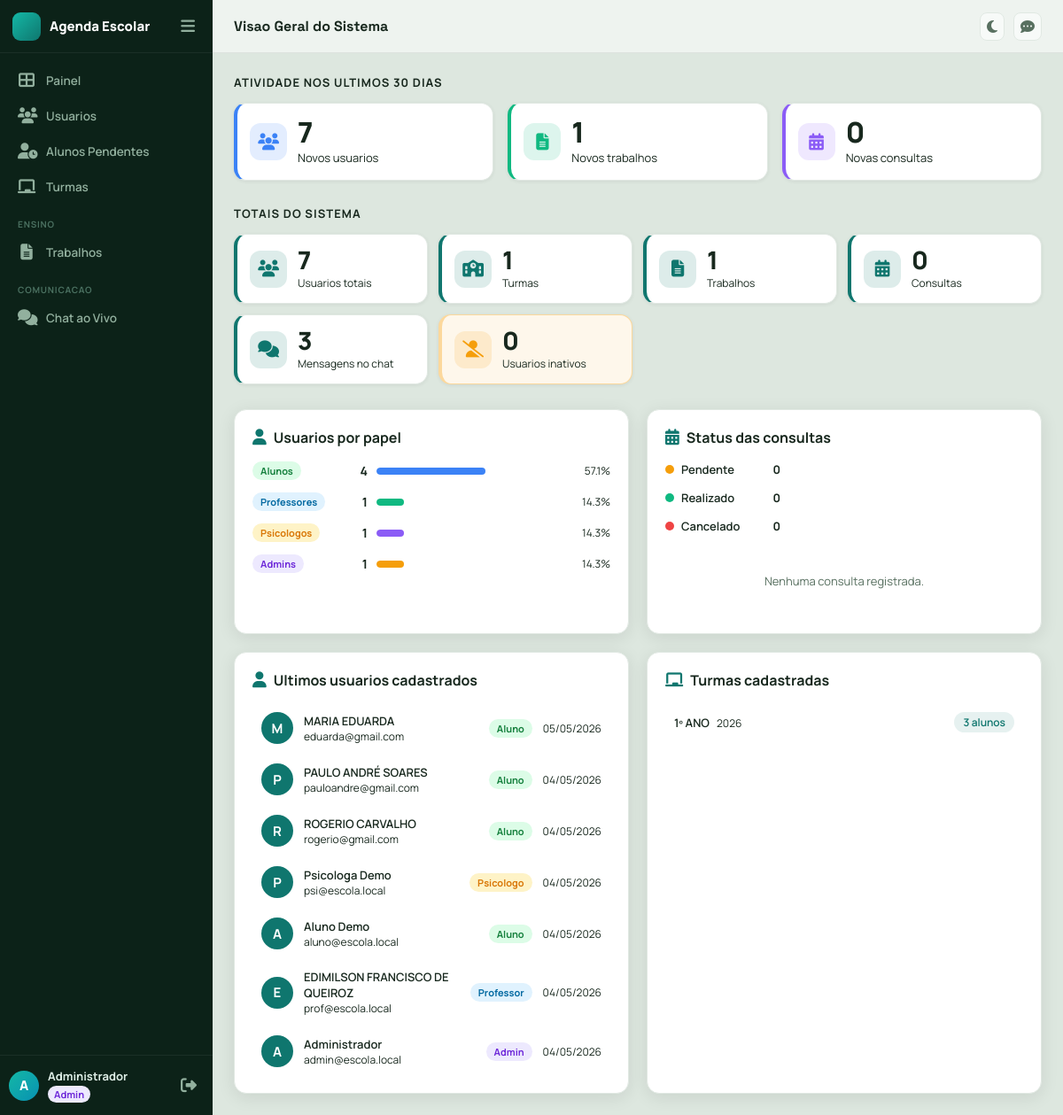
Page /admin/estatisticas (signed in) on the committed database.
### app/models.py (models this page shows, shortened)
class TimestampMixin:
    created_at = db.Column(db.DateTime, default=datetime.utcnow, nullable=False)
    updated_at = db.Column(db.DateTime, default=datetime.utcnow, onupdate=datetime.utcnow, nullable=False)

class User(TimestampMixin, UserMixin, db.Model):
    __tablename__ = "users"
    id = db.Column(db.Integer, primary_key=True)
    full_name = db.Column(db.String(120), nullable=False)
    email = db.Column(db.String(120), unique=True, nullable=False, index=True)
    password_hash = db.Column(db.String(255), nullable=False)
    role = db.Column(db.String(20), nullable=False, index=True)
    is_active_user = db.Column(db.Boolean, default=True, nullable=False)
    is_approved = db.Column(db.Boolean, default=True, nullable=False)  # Para alunos auto-registrados
    can_chat = db.Column(db.Boolean, default=True, nullable=False)
    avatar = db.Column(db.String(255), nullable=True)
    crp_number = db.Column(db.String(30), nullable=True)
    phone = db.Column(db.String(20), nullable=False, default="")
    classroom_id = db.Column(db.Integer, db.ForeignKey("classrooms.id"), nullable=True)
    classroom = db.relationship("Classroom", back_populates="students")
    teaching_classrooms = db.relationship(
        "Classroom",
        secondary=teacher_classrooms,
        lazy=True,
        backref="teachers"
    )
    assignments_created = db.relationship("Assignment", back_populates="teacher", lazy=True)
    availabilities = db.relationship(
        "PsychologistAvailability",
        back_populates="psychologist",
        lazy=True,
        cascade="all, delete-orphan",
    )

class Classroom(TimestampMixin, db.Model):
    __tablename__ = "classrooms"
    id = db.Column(db.Integer, primary_key=True)
    name = db.Column(db.String(50), nullable=False)
    number = db.Column(db.String(20), nullable=True)
    school_year = db.Column(db.Integer, nullable=False)
    students = db.relationship("User", back_populates="classroom", lazy=True)
    assignments = db.relationship("Assignment", back_populates="classroom", lazy=True)

### app/core/routes.py (the view)
@core_bp.get("/admin/estatisticas")
@login_required
@roles_required("admin")
def admin_stats():
    from ..models import ChatMessage
    total_users = User.query.count()
    total_admins = User.query.filter_by(role="admin").count()
    total_professores = User.query.filter_by(role="professor").count()
    total_alunos = User.query.filter_by(role="aluno").count()
    total_psicologos = User.query.filter_by(role="psicologo").count()
    total_inativos = User.query.filter_by(is_active_user=False).count()
    total_assignments = Assignment.query.count()
    total_classrooms = Classroom.query.count()
    total_appointments = Appointment.query.count()
    total_messages = ChatMessage.query.count()
    appointments_pendentes = Appointment.query.filter_by(status="pendente").count()
    appointments_realizados = Appointment.query.filter_by(status="realizado").count()
    appointments_cancelados = Appointment.query.filter_by(status="cancelado").count()
    cutoff = datetime.utcnow() - timedelta(days=30)
    novos_usuarios = User.query.filter(User.created_at >= cutoff).count()
    novos_trabalhos = Assignment.query.filter(Assignment.created_at >= cutoff).count()
    novas_consultas = Appointment.query.filter(Appointment.created_at >= cutoff).count()
    recent_users = (
        User.query.order_by(User.created_at.desc()).limit(8).all()
    )
    classrooms = (
        Classroom.query.order_by(Classroom.name.asc()).all()
    )
    return render_template(
        "admin/stats.html",
        total_users=total_users,
        total_admins=total_admins,
        total_professores=total_professores,
        total_alunos=total_alunos,
        total_psicologos=total_psicologos,
        total_inativos=total_inativos,
        total_assignments=total_assignments,
        total_classrooms=total_classrooms,
        total_appointments=total_appointments,
        total_messages=total_messages,
        appointments_pendentes=appointments_pendentes,
        appointments_realizados=appointments_realizados,
        appointments_cancelados=appointments_cancelados,
        novos_usuarios=novos_usuarios,
        novos_trabalhos=novos_trabalhos,
        novas_consultas=novas_consultas,
        recent_users=recent_users,
        classrooms=classrooms,
    )

### app/__init__.py (called while the page is built)
@login_manager.user_loader
def load_user(user_id):
    return db.session.get(User, int(user_id))

### app/security.py (called while the page is built)
def roles_required(*roles):
    def decorator(view_func):
        @wraps(view_func)
        def wrapped(*args, **kwargs):
            if not current_user.is_authenticated:
                abort(401)
            if current_user.role not in roles:
                abort(403)
            return view_func(*args, **kwargs)
        return wrapped
    return decorator

### app/templates/admin/stats.html (shortened to what this page needs)
{% extends "base.html" %}
{% block page_title %}Visao Geral do Sistema{% endblock %}
{% block content %}
<div class="stats-page">
  <div class="stats-section reveal">
    <div class="stats-section-title">Atividade nos ultimos 30 dias</div>
    <div class="stats-kpi-grid">
      <div class="kpi-card kpi-blue">
        <div class="kpi-icon">
          <i class="fa-solid fa-users"></i>
        </div>
        <div class="kpi-body">
          <div class="kpi-value">{{ novos_usuarios }}</div>
          <div class="kpi-label">Novos usuarios</div>
        </div>
      </div>
      <div class="kpi-card kpi-green">
        <div class="kpi-icon">
          <i class="fa-solid fa-file-lines"></i>
        </div>
        <div class="kpi-body">
          <div class="kpi-value">{{ novos_trabalhos }}</div>
          <div class="kpi-label">Novos trabalhos</div>
        </div>
      </div>
      <div class="kpi-card kpi-purple">
        <div class="kpi-icon">
          <i class="fa-solid fa-calendar-days"></i>
        </div>
        <div class="kpi-body">
          <div class="kpi-value">{{ novas_consultas }}</div>
          <div class="kpi-label">Novas consultas</div>
        </div>
      </div>
    </div>
  </div>
  <div class="stats-section reveal delay-1">
    <div class="stats-section-title">Totais do sistema</div>
    <div class="stats-totals-grid">
      <div class="total-card">
        <div class="total-icon"><i class="fa-solid fa-users"></i></div>
        <div class="total-body">
          <div class="total-value">{{ total_users }}</div>
          <div class="total-label">Usuarios totais</div>
        </div>
      </div>
      <div class="total-card">
        <div class="total-icon"><i class="fa-solid fa-school"></i></div>
        <div class="total-body">
          <div class="total-value">{{ total_classrooms }}</div>
          <div class="total-label">Turmas</div>
        </div>
      </div>
      <div class="total-card">
        <div class="total-icon"><i class="fa-solid fa-file-lines"></i></div>
        <div class="total-body">
          <div class="total-value">{{ total_assignments }}</div>
          <div class="total-label">Trabalhos</div>
        </div>
      </div>
      <div class="total-card">
        <div class="total-icon"><i class="fa-solid fa-calendar-days"></i></div>
        <div class="total-body">
          <div class="total-value">{{ total_appointments }}</div>
          <div class="total-label">Consultas</div>
        </div>
      </div>
      <div class="total-card">
        <div class="total-icon"><i class="fa-solid fa-comments"></i></div>
        <div class="total-body">
          <div class="total-value">{{ total_messages }}</div>
          <div class="total-label">Mensagens no chat</div>
        </div>
      </div>
      <div class="total-card total-card--warning">
        <div class="total-icon"><i class="fa-solid fa-user-slash"></i></div>
        <div class="total-body">
          <div class="total-value">{{ total_inativos }}</div>
          <div class="total-label">Usuarios inativos</div>
        </div>
      </div>
    </div>
  </div>
  <div class="stats-main-grid reveal delay-2">
    <div class="stats-side-by-side">
    <div class="panel">
      <div class="panel-title">
        <i class="fa-solid fa-user"></i>
        Usuarios por papel
      </div>
      <div class="role-chart">
        {% set roles = [
          ('Alunos',      total_alunos,      'aluno',     '#3b82f6'),
          ('Professores', total_professores, 'professor', '#10b981'),
          ('Psicologos',  total_psicologos,  'psicologo', '#8b5cf6'),
          ('Admins',      total_admins,      'admin',     '#f59e0b'),
        ] %}
        {% for label, count, role, color in roles %}
        <div class="role-row">
          <div class="role-row-head">
            <span class="badge-role badge-{{ role }}">{{ label }}</span>
            <span class="role-count">{{ count }}</span>
          </div>
          <div class="role-bar-track">
            <div class="role-bar-fill"
                 style="width: {{ ((count / total_users * 100) if total_users > 0 else 0)|round(1) }}%; background: {{ color }};"></div>
          </div>
          <span class="role-pct">{{ ((count / total_users * 100) if total_users > 0 else 0)|round(1) }}%</span>
        </div>
        {% endfor %}
      </div>
    </div>
    <div class="panel">
      <div class="panel-title">
        <i class="fa-solid fa-calendar-days"></i>
        Status das consultas
      </div>
      <div class="status-chart">
        {% set statuses = [
          ('Pendente',   appointments_pendentes,  'pendente',  '#f59e0b'),
          ('Realizado',  appointments_realizados, 'realizado', '#10b981'),
          ('Cancelado',  appointments_cancelados, 'cancelado', '#ef4444'),
        ] %}
        {% for label, count, status, color in statuses %}
        <div class="status-row">
          <div class="status-info">
            <span class="status-dot" style="background:{{ color }};"></span>
            <span class="status-label">{{ label }}</span>
            <span class="status-count">{{ count }}</span>
          </div>
          <div class="role-bar-track">
          </div>
        </div>
        {% endfor %}
        {% if total_appointments == 0 %}
        <div class="empty-state">Nenhuma consulta registrada.</div>
        {% endif %}
      </div>
    </div>
    </div>
    <div class="stats-side-by-side">
    <div class="panel">
      <div class="panel-title">
        <i class="fa-solid fa-user"></i>
        Ultimos usuarios cadastrados
      </div>
      <div class="recent-users-list">
        {% for user in recent_users %}
        <div class="recent-user-row">
          <div class="recent-user-avatar">{{ user.full_name[0]|upper }}</div>
          <div class="recent-user-info">
            <span class="recent-user-name">{{ user.full_name }}</span>
            <span class="recent-user-email">{{ user.email }}</span>
          </div>
          <span class="badge-role badge-{{ user.role }}">{{ user.role|capitalize }}</span>
          <span class="recent-user-date">{{ user.created_at.strftime('%d/%m/%Y') }}</span>
        </div>
        {% else %}
        <div class="empty-state">Nenhum usuario encontrado.</div>
        {% endfor %}
      </div>
    </div>
    <div class="panel">
      <div class="panel-title">
        <i class="fa-solid fa-chalkboard"></i>
        Turmas cadastradas
      </div>
      <div class="classrooms-list">
        {% for c in classrooms %}
        <div class="classroom-row">
          <div class="classroom-info">
            <span class="classroom-name">{{ c.name }}</span>
            <span class="classroom-year">{{ c.school_year }}</span>
          </div>
          <span class="classroom-count">{{ c.students|length }} aluno{{ 's' if c.students|length != 1 else '' }}</span>
        </div>
        {% else %}
        <div class="empty-state">Nenhuma turma cadastrada.</div>
        {% endfor %}
      </div>
    </div>
    </div>
  </div>
</div>
{% endblock %}

### app/templates/base.html (shortened to what this page needs)
<!doctype html>
<html lang="pt-BR" data-theme="light">
<head>
  <link rel="stylesheet" href="{{ url_for('static', filename='css/styles.css') }}">
  <link rel="stylesheet" href="https://cdnjs.cloudflare.com/ajax/libs/font-awesome/6.7.2/css/all.min.css">
</head>
<body>
{% if current_user.is_authenticated %}
<aside class="sidebar" id="sidebar">
  <div class="sidebar-header">
    <div class="brand">
      <span class="brand-mark"></span>
      <span class="brand-name">Agenda Escolar</span>
    </div>
    <button class="sidebar-collapse-btn" id="sidebar-collapse-btn" title="Recolher menu">
      <i class="fa-solid fa-bars"></i>
    </button>
  </div>
  <nav class="sidebar-nav">
    <a href="{{ url_for('core.dashboard') }}"
       class="nav-item {% if request.endpoint == 'core.dashboard' %}nav-item--active{% endif %}">
      <i class="fa-solid fa-table-cells-large nav-icon"></i>
      <span class="nav-label">Painel
      </span>
    </a>
    {% if current_user.role == 'admin' %}
    <a href="{{ url_for('core.admin_users') }}"
       class="nav-item {% if request.endpoint == 'core.admin_users' %}nav-item--active{% endif %}">
      <i class="fa-solid fa-users nav-icon"></i>
      <span class="nav-label">Usuarios</span>
    </a>
    <a href="{{ url_for('core.admin_pending_students') }}"
       class="nav-item {% if request.endpoint == 'core.admin_pending_students' %}nav-item--active{% endif %}">
      <i class="fa-solid fa-user-clock nav-icon"></i>
      <span class="nav-label">Alunos Pendentes</span>
    </a>
    <a href="{{ url_for('core.admin_classrooms') }}"
       class="nav-item {% if request.endpoint == 'core.admin_classrooms' %}nav-item--active{% endif %}">
      <i class="fa-solid fa-chalkboard nav-icon"></i>
      <span class="nav-label">Turmas</span>
    </a>
    {% endif %}
    {% if current_user.role in ['professor', 'admin'] %}
    <div class="nav-section-label">Ensino</div>
    {% if current_user.role == 'admin' %}
    <a href="{{ url_for('core.admin_assignments') }}"
       class="nav-item {% if request.endpoint == 'core.admin_assignments' %}nav-item--active{% endif %}">
    {% else %}
    <a href="{{ url_for('core.professor_assignments') }}"
       class="nav-item {% if request.endpoint == 'core.professor_assignments' %}nav-item--active{% endif %}">
    {% endif %}
      <i class="fa-solid fa-file-lines nav-icon"></i>
      <span class="nav-label">{{ 'Trabalhos' if current_user.role == 'admin' else 'Agenda' }}</span>
    </a>
    {% endif %}
    <div class="nav-section-label">Comunicacao</div>
    <a href="{{ url_for('core.chat_page') }}"
       class="nav-item {% if request.endpoint == 'core.chat_page' %}nav-item--active{% endif %}">
      <i class="fa-solid fa-comments nav-icon"></i>
      <span class="nav-label">Chat ao Vivo</span>
    </a>
  </nav>
  <div class="sidebar-footer">
    <a href="{{ url_for('core.edit_profile') }}" class="sidebar-user" title="Editar perfil">
      {% if current_user.avatar %}
        <img src="{{ url_for('static', filename='uploads/avatars/' + current_user.avatar) }}" alt="Avatar" class="sidebar-user-avatar sidebar-user-avatar--img">
      {% else %}
        <div class="sidebar-user-avatar">{{ current_user.full_name[0]|upper }}</div>
      {% endif %}
      <div class="sidebar-user-info">
        <span class="sidebar-user-name">{{ current_user.full_name.split()[0] }}</span>
        <span class="sidebar-user-role badge-{{ current_user.role }}">{{ current_user.role|capitalize }}</span>
      </div>
    </a>
    <button type="button" class="sidebar-logout-btn" id="logout-btn" title="Sair">
      <i class="fa-solid fa-right-from-bracket"></i>
    </button>
  </div>
</aside>
<div class="main-wrapper" id="main-wrapper">
  <header class="topbar">
    <span class="topbar-title">{% block page_title %}Agenda Escolar{% endblock %}</span>
    <div class="topbar-right">
      <button class="theme-toggle-btn" id="theme-toggle" title="Alternar tema">
        <i class="fa-solid fa-moon icon-moon"></i>
      </button>
      <a href="{{ url_for('core.chat_page') }}" class="theme-toggle-btn chat-nav-btn" id="chat-toggle-link" title="Chat ao vivo">
        <i class="fa-solid fa-comment-dots"></i>
      </a>
    </div>
  </header>
  <main class="page-content">
    {% block content %}{% endblock %}
  </main>
</div>
{% else %}
<main class="page-auth">
  {% block auth_content %}{% endblock %}
</main>
{% endif %}
  {% if current_user.is_authenticated %}
  {% set app_user = {
    'id': current_user.id,
    'name': current_user.full_name,
    'role': current_user.role
  } %}
  {% else %}
  {% set app_user = None %}
  {% endif %}
</body>
</html>

### rows in the picture
User: role "Trabalhos", full_name "A", full_name "Administrador", role "Admin", email "admin@escola.local", created_at "04/05/2026"
User: full_name "M", full_name "MARIA EDUARDA", email "eduarda@gmail.com", role "Aluno", created_at "05/05/2026"
User: full_name "P", full_name "PAULO ANDRÉ SOARES", email "pauloandre@gmail.com", role "Aluno", created_at "04/05/2026"
User: full_name "R", full_name "ROGERIO CARVALHO", email "rogerio@gmail.com", role "Aluno", created_at "04/05/2026"
User: full_name "P", full_name "Psicologa Demo", email "psi@escola.local", role "Psicologo", created_at "04/05/2026"
User: full_name "A", full_name "Aluno Demo", email "aluno@escola.local", role "Aluno", created_at "04/05/2026"
User: full_name "E", full_name "EDIMILSON FRANCISCO DE QUEIROZ", email "prof@escola.local", role "Professor", created_at "04/05/2026"
Classroom: name "1º ANO", school_year "2026", students|length "3", students "s"

### other values in the picture
{{ novos_usuarios }} "7"
{{ novos_trabalhos }} "1"
{{ novas_consultas }} "0"
{{ total_users }} "7"
{{ total_classrooms }} "1"
{{ total_assignments }} "1"
{{ total_appointments }} "0"
{{ total_messages }} "3"
{{ total_inativos }} "0"
{{ label }} "Alunos" "Professores" "Psicologos" "Admins"
{{ count }} "4" "1" "1" "1"
{{ ((count / total_users * 100) if total_users > 0 else 0)|round(1) }} "57.1" "14.3" "14.3" "14.3"
{{ label }} "Pendente" "Realizado" "Cancelado"
{{ count }} "0" "0" "0"
